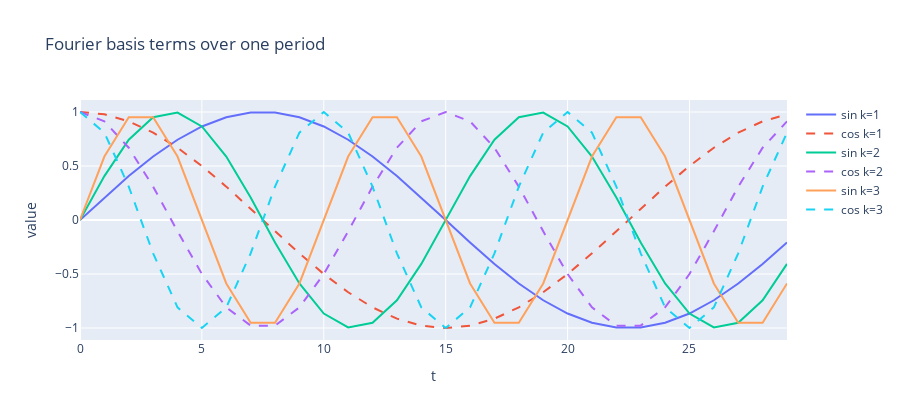

This figure's notebook cell:
### Code cell
basis_fig = go.Figure()
for k in range(1, 4):
    basis_fig.add_trace(go.Scatter(x=t[:period], y=np.sin(2 * np.pi * k * t[:period] / period), mode="lines", name=f"sin k={k}"))
    basis_fig.add_trace(go.Scatter(x=t[:period], y=np.cos(2 * np.pi * k * t[:period] / period), mode="lines", name=f"cos k={k}", line=dict(dash="dash")))
basis_fig.update_layout(title="Fourier basis terms over one period", xaxis_title="t", yaxis_title="value", height=420)
basis_fig.show()

### Figure 1 — Plotly figure (JSON) as saved in the notebook; plotly's stock layout.template omitted (floating-point values rounded to 4 significant figures)
{"data": [{"mode": "lines", "name": "sin k=1", "type": "scatter", "x": [0, 1, 2, 3, 4, 5, 6, 7, 8, 9, 10, 11, 12, 13, 14, 15, 16, 17, 18, 19, 20, 21, 22, 23, 24, 25, 26, 27, 28, 29], "y": [0.0, 0.2079, 0.4067, 0.5878, 0.7431, 0.866, 0.9511, 0.9945, 0.9945, 0.9511, 0.866, 0.7431, 0.5878, 0.4067, 0.2079, 5.666e-16, -0.2079, -0.4067, -0.5878, -0.7431, -0.866, -0.9511, -0.9945, -0.9945, -0.9511, -0.866, -0.7431, -0.5878, -0.4067, -0.2079]}, {"line": {"dash": "dash"}, "mode": "lines", "name": "cos k=1", "type": "scatter", "x": [0, 1, 2, 3, 4, 5, 6, 7, 8, 9, 10, 11, 12, 13, 14, 15, 16, 17, 18, 19, 20, 21, 22, 23, 24, 25, 26, 27, 28, 29], "y": [1.0, 0.9781, 0.9135, 0.809, 0.6691, 0.5, 0.309, 0.1045, -0.1045, -0.309, -0.5, -0.6691, -0.809, -0.9135, -0.9781, -1.0, -0.9781, -0.9135, -0.809, -0.6691, -0.5, -0.309, -0.1045, 0.1045, 0.309, 0.5, 0.6691, 0.809, 0.9135, 0.9781]}, {"mode": "lines", "name": "sin k=2", "type": "scatter", "x": [0, 1, 2, 3, 4, 5, 6, 7, 8, 9, 10, 11, 12, 13, 14, 15, 16, 17, 18, 19, 20, 21, 22, 23, 24, 25, 26, 27, 28, 29], "y": [0.0, 0.4067, 0.7431, 0.9511, 0.9945, 0.866, 0.5878, 0.2079, -0.2079, -0.5878, -0.866, -0.9945, -0.9511, -0.7431, -0.4067, -1.133e-15, 0.4067, 0.7431, 0.9511, 0.9945, 0.866, 0.5878, 0.2079, -0.2079, -0.5878, -0.866, -0.9945, -0.9511, -0.7431, -0.4067]}, {"line": {"dash": "dash"}, "mode": "lines", "name": "cos k=2", "type": "scatter", "x": [0, 1, 2, 3, 4, 5, 6, 7, 8, 9, 10, 11, 12, 13, 14, 15, 16, 17, 18, 19, 20, 21, 22, 23, 24, 25, 26, 27, 28, 29], "y": [1.0, 0.9135, 0.6691, 0.309, -0.1045, -0.5, -0.809, -0.9781, -0.9781, -0.809, -0.5, -0.1045, 0.309, 0.6691, 0.9135, 1.0, 0.9135, 0.6691, 0.309, -0.1045, -0.5, -0.809, -0.9781, -0.9781, -0.809, -0.5, -0.1045, 0.309, 0.6691, 0.9135]}, {"mode": "lines", "name": "sin k=3", "type": "scatter", "x": [0, 1, 2, 3, 4, 5, 6, 7, 8, 9, 10, 11, 12, 13, 14, 15, 16, 17, 18, 19, 20, 21, 22, 23, 24, 25, 26, 27, 28, 29], "y": [0.0, 0.5878, 0.9511, 0.9511, 0.5878, 5.666e-16, -0.5878, -0.9511, -0.9511, -0.5878, -1.133e-15, 0.5878, 0.9511, 0.9511, 0.5878, 3.674e-16, -0.5878, -0.9511, -0.9511, -0.5878, -2.266e-15, 0.5878, 0.9511, 0.9511, 0.5878, 6.123e-16, -0.5878, -0.9511, -0.9511, -0.5878]}, {"line": {"dash": "dash"}, "mode": "lines", "name": "cos k=3", "type": "scatter", "x": [0, 1, 2, 3, 4, 5, 6, 7, 8, 9, 10, 11, 12, 13, 14, 15, 16, 17, 18, 19, 20, 21, 22, 23, 24, 25, 26, 27, 28, 29], "y": [1.0, 0.809, 0.309, -0.309, -0.809, -1.0, -0.809, -0.309, 0.309, 0.809, 1.0, 0.809, 0.309, -0.309, -0.809, -1.0, -0.809, -0.309, 0.309, 0.809, 1.0, 0.809, 0.309, -0.309, -0.809, -1.0, -0.809, -0.309, 0.309, 0.809]}], "layout": {"height": 420, "title": {"text": "Fourier basis terms over one period"}, "xaxis": {"title": {"text": "t"}}, "yaxis": {"title": {"text": "value"}}}}
